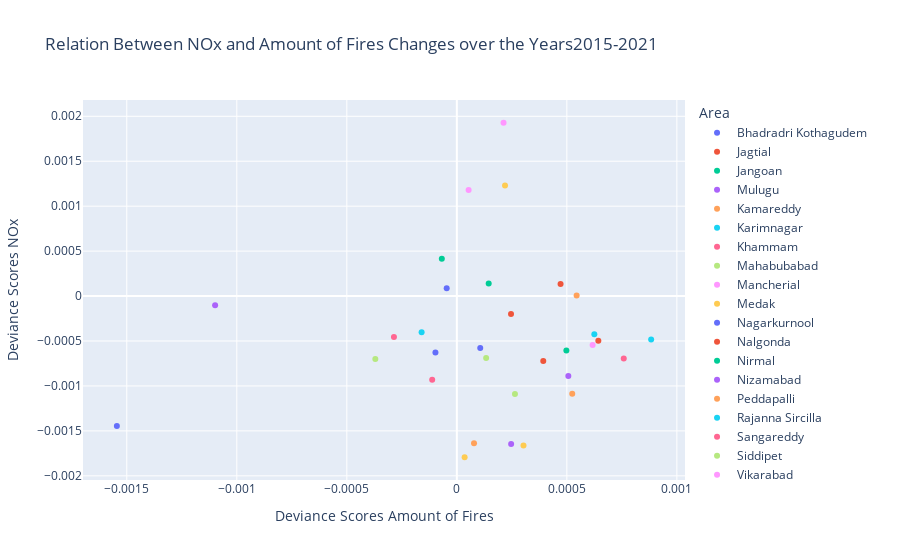

This figure's notebook cell:
### Code cell
os.chdir('c:\\Users\\Jesse\\OneDrive\\Documenten\\Master BAOR\\Thesis\\GitHub\\dicra\\analytics\\sandbox\\notebooks\\crop_fires\\DPPD_Jesse\\NOx')
NOx_df = pd.read_csv('NOx_years_district.csv', index_col=0)
df = correlation(NOx_df, 2015, 2021, 'NOx', district_boundaries, 'Dist_Name', 'district')

### Figure 1 — Plotly figure (JSON) as saved in the notebook; plotly's stock layout.template omitted (floating-point values rounded to 4 significant figures)
{"data": [{"hovertemplate": "Area=Bhadradri Kothagudem<br>Deviance Scores Amount of Fires=%{x}<br>Deviance Scores NOx=%{y}<extra></extra>", "legendgroup": "Bhadradri Kothagudem", "marker": {"color": "#636efa", "symbol": "circle"}, "mode": "markers", "name": "Bhadradri Kothagudem", "orientation": "v", "showlegend": true, "type": "scatter", "x": [-0.001545], "xaxis": "x", "y": [-0.001445], "yaxis": "y"}, {"hovertemplate": "Area=Jagtial<br>Deviance Scores Amount of Fires=%{x}<br>Deviance Scores NOx=%{y}<extra></extra>", "legendgroup": "Jagtial", "marker": {"color": "#EF553B", "symbol": "circle"}, "mode": "markers", "name": "Jagtial", "orientation": "v", "showlegend": true, "type": "scatter", "x": [0.0002462], "xaxis": "x", "y": [-0.0001984], "yaxis": "y"}, {"hovertemplate": "Area=Jangoan<br>Deviance Scores Amount of Fires=%{x}<br>Deviance Scores NOx=%{y}<extra></extra>", "legendgroup": "Jangoan", "marker": {"color": "#00cc96", "symbol": "circle"}, "mode": "markers", "name": "Jangoan", "orientation": "v", "showlegend": true, "type": "scatter", "x": [0.0001447], "xaxis": "x", "y": [0.0001388], "yaxis": "y"}, {"hovertemplate": "Area=Mulugu<br>Deviance Scores Amount of Fires=%{x}<br>Deviance Scores NOx=%{y}<extra></extra>", "legendgroup": "Mulugu", "marker": {"color": "#ab63fa", "symbol": "circle"}, "mode": "markers", "name": "Mulugu", "orientation": "v", "showlegend": true, "type": "scatter", "x": [-0.001099], "xaxis": "x", "y": [-0.0001032], "yaxis": "y"}, {"hovertemplate": "Area=Kamareddy<br>Deviance Scores Amount of Fires=%{x}<br>Deviance Scores NOx=%{y}<extra></extra>", "legendgroup": "Kamareddy", "marker": {"color": "#FFA15A", "symbol": "circle"}, "mode": "markers", "name": "Kamareddy", "orientation": "v", "showlegend": true, "type": "scatter", "x": [0.0005245], "xaxis": "x", "y": [-0.001085], "yaxis": "y"}, {"hovertemplate": "Area=Karimnagar<br>Deviance Scores Amount of Fires=%{x}<br>Deviance Scores NOx=%{y}<extra></extra>", "legendgroup": "Karimnagar", "marker": {"color": "#19d3f3", "symbol": "circle"}, "mode": "markers", "name": "Karimnagar", "orientation": "v", "showlegend": true, "type": "scatter", "x": [0.0008831], "xaxis": "x", "y": [-0.0004844], "yaxis": "y"}, {"hovertemplate": "Area=Khammam<br>Deviance Scores Amount of Fires=%{x}<br>Deviance Scores NOx=%{y}<extra></extra>", "legendgroup": "Khammam", "marker": {"color": "#FF6692", "symbol": "circle"}, "mode": "markers", "name": "Khammam", "orientation": "v", "showlegend": true, "type": "scatter", "x": [-0.000112], "xaxis": "x", "y": [-0.0009314], "yaxis": "y"}, {"hovertemplate": "Area=Mahabubabad<br>Deviance Scores Amount of Fires=%{x}<br>Deviance Scores NOx=%{y}<extra></extra>", "legendgroup": "Mahabubabad", "marker": {"color": "#B6E880", "symbol": "circle"}, "mode": "markers", "name": "Mahabubabad", "orientation": "v", "showlegend": true, "type": "scatter", "x": [-0.0003704], "xaxis": "x", "y": [-0.0007013], "yaxis": "y"}, {"hovertemplate": "Area=Mancherial<br>Deviance Scores Amount of Fires=%{x}<br>Deviance Scores NOx=%{y}<extra></extra>", "legendgroup": "Mancherial", "marker": {"color": "#FF97FF", "symbol": "circle"}, "mode": "markers", "name": "Mancherial", "orientation": "v", "showlegend": true, "type": "scatter", "x": [0.0002122], "xaxis": "x", "y": [0.001928], "yaxis": "y"}, {"hovertemplate": "Area=Medak<br>Deviance Scores Amount of Fires=%{x}<br>Deviance Scores NOx=%{y}<extra></extra>", "legendgroup": "Medak", "marker": {"color": "#FECB52", "symbol": "circle"}, "mode": "markers", "name": "Medak", "orientation": "v", "showlegend": true, "type": "scatter", "x": [3.542e-05], "xaxis": "x", "y": [-0.001793], "yaxis": "y"}, {"hovertemplate": "Area=Nagarkurnool<br>Deviance Scores Amount of Fires=%{x}<br>Deviance Scores NOx=%{y}<extra></extra>", "legendgroup": "Nagarkurnool", "marker": {"color": "#636efa", "symbol": "circle"}, "mode": "markers", "name": "Nagarkurnool", "orientation": "v", "showlegend": true, "type": "scatter", "x": [0.0001064], "xaxis": "x", "y": [-0.0005774], "yaxis": "y"}, {"hovertemplate": "Area=Nalgonda<br>Deviance Scores Amount of Fires=%{x}<br>Deviance Scores NOx=%{y}<extra></extra>", "legendgroup": "Nalgonda", "marker": {"color": "#EF553B", "symbol": "circle"}, "mode": "markers", "name": "Nalgonda", "orientation": "v", "showlegend": true, "type": "scatter", "x": [0.0006431], "xaxis": "x", "y": [-0.0004967], "yaxis": "y"}, {"hovertemplate": "Area=Nirmal<br>Deviance Scores Amount of Fires=%{x}<br>Deviance Scores NOx=%{y}<extra></extra>", "legendgroup": "Nirmal", "marker": {"color": "#00cc96", "symbol": "circle"}, "mode": "markers", "name": "Nirmal", "orientation": "v", "showlegend": true, "type": "scatter", "x": [-6.824e-05], "xaxis": "x", "y": [0.0004157], "yaxis": "y"}, {"hovertemplate": "Area=Nizamabad<br>Deviance Scores Amount of Fires=%{x}<br>Deviance Scores NOx=%{y}<extra></extra>", "legendgroup": "Nizamabad", "marker": {"color": "#ab63fa", "symbol": "circle"}, "mode": "markers", "name": "Nizamabad", "orientation": "v", "showlegend": true, "type": "scatter", "x": [0.0005067], "xaxis": "x", "y": [-0.0008892], "yaxis": "y"}, {"hovertemplate": "Area=Peddapalli<br>Deviance Scores Amount of Fires=%{x}<br>Deviance Scores NOx=%{y}<extra></extra>", "legendgroup": "Peddapalli", "marker": {"color": "#FFA15A", "symbol": "circle"}, "mode": "markers", "name": "Peddapalli", "orientation": "v", "showlegend": true, "type": "scatter", "x": [0.0005444], "xaxis": "x", "y": [5.018e-06], "yaxis": "y"}, {"hovertemplate": "Area=Rajanna Sircilla<br>Deviance Scores Amount of Fires=%{x}<br>Deviance Scores NOx=%{y}<extra></extra>", "legendgroup": "Rajanna Sircilla", "marker": {"color": "#19d3f3", "symbol": "circle"}, "mode": "markers", "name": "Rajanna Sircilla", "orientation": "v", "showlegend": true, "type": "scatter", "x": [-0.0001602], "xaxis": "x", "y": [-0.0004022], "yaxis": "y"}, {"hovertemplate": "Area=Sangareddy<br>Deviance Scores Amount of Fires=%{x}<br>Deviance Scores NOx=%{y}<extra></extra>", "legendgroup": "Sangareddy", "marker": {"color": "#FF6692", "symbol": "circle"}, "mode": "markers", "name": "Sangareddy", "orientation": "v", "showlegend": true, "type": "scatter", "x": [0.0007586], "xaxis": "x", "y": [-0.0006935], "yaxis": "y"}, {"hovertemplate": "Area=Siddipet<br>Deviance Scores Amount of Fires=%{x}<br>Deviance Scores NOx=%{y}<extra></extra>", "legendgroup": "Siddipet", "marker": {"color": "#B6E880", "symbol": "circle"}, "mode": "markers", "name": "Siddipet", "orientation": "v", "showlegend": true, "type": "scatter", "x": [0.0002641], "xaxis": "x", "y": [-0.001089], "yaxis": "y"}, {"hovertemplate": "Area=Vikarabad<br>Deviance Scores Amount of Fires=%{x}<br>Deviance Scores NOx=%{y}<extra></extra>", "legendgroup": "Vikarabad", "marker": {"color": "#FF97FF", "symbol": "circle"}, "mode": "markers", "name": "Vikarabad", "orientation": "v", "showlegend": true, "type": "scatter", "x": [0.0006171], "xaxis": "x", "y": [-0.0005449], "yaxis": "y"}, {"hovertemplate": "Area=Wanaparthy<br>Deviance Scores Amount of Fires=%{x}<br>Deviance Scores NOx=%{y}<extra></extra>", "legendgroup": "Wanaparthy", "marker": {"color": "#FECB52", "symbol": "circle"}, "mode": "markers", "name": "Wanaparthy", "orientation": "v", "showlegend": true, "type": "scatter", "x": [0.0003029], "xaxis": "x", "y": [-0.001663], "yaxis": "y"}, {"hovertemplate": "Area=Warangal Rural<br>Deviance Scores Amount of Fires=%{x}<br>Deviance Scores NOx=%{y}<extra></extra>", "legendgroup": "Warangal Rural", "marker": {"color": "#636efa", "symbol": "circle"}, "mode": "markers", "name": "Warangal Rural", "orientation": "v", "showlegend": true, "type": "scatter", "x": [-9.729e-05], "xaxis": "x", "y": [-0.0006288], "yaxis": "y"}, {"hovertemplate": "Area=Warangal Urban<br>Deviance Scores Amount of Fires=%{x}<br>Deviance Scores NOx=%{y}<extra></extra>", "legendgroup": "Warangal Urban", "marker": {"color": "#EF553B", "symbol": "circle"}, "mode": "markers", "name": "Warangal Urban", "orientation": "v", "showlegend": true, "type": "scatter", "x": [0.0004714], "xaxis": "x", "y": [0.0001342], "yaxis": "y"}, {"hovertemplate": "Area=Yadadri Bhuvanagiri<br>Deviance Scores Amount of Fires=%{x}<br>Deviance Scores NOx=%{y}<extra></extra>", "legendgroup": "Yadadri Bhuvanagiri", "marker": {"color": "#00cc96", "symbol": "circle"}, "mode": "markers", "name": "Yadadri Bhuvanagiri", "orientation": "v", "showlegend": true, "type": "scatter", "x": [0.0004978], "xaxis": "x", "y": [-0.0006059], "yaxis": "y"}, {"hovertemplate": "Area=Narayanpet<br>Deviance Scores Amount of Fires=%{x}<br>Deviance Scores NOx=%{y}<extra></extra>", "legendgroup": "Narayanpet", "marker": {"color": "#ab63fa", "symbol": "circle"}, "mode": "markers", "name": "Narayanpet", "orientation": "v", "showlegend": true, "type": "scatter", "x": [0.0002468], "xaxis": "x", "y": [-0.001646], "yaxis": "y"}, {"hovertemplate": "Area=Jogulamba Gadwal<br>Deviance Scores Amount of Fires=%{x}<br>Deviance Scores NOx=%{y}<extra></extra>", "legendgroup": "Jogulamba Gadwal", "marker": {"color": "#FFA15A", "symbol": "circle"}, "mode": "markers", "name": "Jogulamba Gadwal", "orientation": "v", "showlegend": true, "type": "scatter", "x": [7.803e-05], "xaxis": "x", "y": [-0.001637], "yaxis": "y"}, {"hovertemplate": "Area=Rangareddy<br>Deviance Scores Amount of Fires=%{x}<br>Deviance Scores NOx=%{y}<extra></extra>", "legendgroup": "Rangareddy", "marker": {"color": "#19d3f3", "symbol": "circle"}, "mode": "markers", "name": "Rangareddy", "orientation": "v", "showlegend": true, "type": "scatter", "x": [0.0006249], "xaxis": "x", "y": [-0.0004259], "yaxis": "y"}, {"hovertemplate": "Area=Suryapet<br>Deviance Scores Amount of Fires=%{x}<br>Deviance Scores NOx=%{y}<extra></extra>", "legendgroup": "Suryapet", "marker": {"color": "#FF6692", "symbol": "circle"}, "mode": "markers", "name": "Suryapet", "orientation": "v", "showlegend": true, "type": "scatter", "x": [-0.0002858], "xaxis": "x", "y": [-0.0004543], "yaxis": "y"}, {"hovertemplate": "Area=Medchal Malkajgiri<br>Deviance Scores Amount of Fires=%{x}<br>Deviance Scores NOx=%{y}<extra></extra>", "legendgroup": "Medchal Malkajgiri", "marker": {"color": "#B6E880", "symbol": "circle"}, "mode": "markers", "name": "Medchal Malkajgiri", "orientation": "v", "showlegend": true, "type": "scatter", "x": [0.0001332], "xaxis": "x", "y": [-0.00069], "yaxis": "y"}, {"hovertemplate": "Area=Adilabad<br>Deviance Scores Amount of Fires=%{x}<br>Deviance Scores NOx=%{y}<extra></extra>", "legendgroup": "Adilabad", "marker": {"color": "#FF97FF", "symbol": "circle"}, "mode": "markers", "name": "Adilabad", "orientation": "v", "showlegend": true, "type": "scatter", "x": [5.357e-05], "xaxis": "x", "y": [0.00118], "yaxis": "y"}, {"hovertemplate": "Area=Kumurambheem Asifabad<br>Deviance Scores Amount of Fires=%{x}<br>Deviance Scores NOx=%{y}<extra></extra>", "legendgroup": "Kumurambheem Asifabad", "marker": {"color": "#FECB52", "symbol": "circle"}, "mode": "markers", "name": "Kumurambheem Asifabad", "orientation": "v", "showlegend": true, "type": "scatter", "x": [0.000219], "xaxis": "x", "y": [0.00123], "yaxis": "y"}, {"hovertemplate": "Area=Jayashankar Bhupalpally<br>Deviance Scores Amount of Fires=%{x}<br>Deviance Scores NOx=%{y}<extra></extra>", "legendgroup": "Jayashankar Bhupalpally", "marker": {"color": "#636efa", "symbol": "circle"}, "mode": "markers", "name": "Jayashankar Bhupalpally", "orientation": "v", "showlegend": true, "type": "scatter", "x": [-4.612e-05], "xaxis": "x", "y": [8.629e-05], "yaxis": "y"}, {"hovertemplate": "Area=Mahabubnagar<br>Deviance Scores Amount of Fires=%{x}<br>Deviance Scores NOx=%{y}<extra></extra>", "legendgroup": "Mahabubnagar", "marker": {"color": "#EF553B", "symbol": "circle"}, "mode": "markers", "name": "Mahabubnagar", "orientation": "v", "showlegend": true, "type": "scatter", "x": [0.0003928], "xaxis": "x", "y": [-0.0007235], "yaxis": "y"}], "layout": {"legend": {"title": {"text": "Area"}, "tracegroupgap": 0}, "title": {"text": "Relation Between NOx and Amount of Fires Changes over the Years2015-2021"}, "xaxis": {"anchor": "y", "domain": [0, 1], "title": {"text": "Deviance Scores Amount of Fires"}}, "yaxis": {"anchor": "x", "domain": [0, 1], "title": {"text": "Deviance Scores NOx"}}}}
